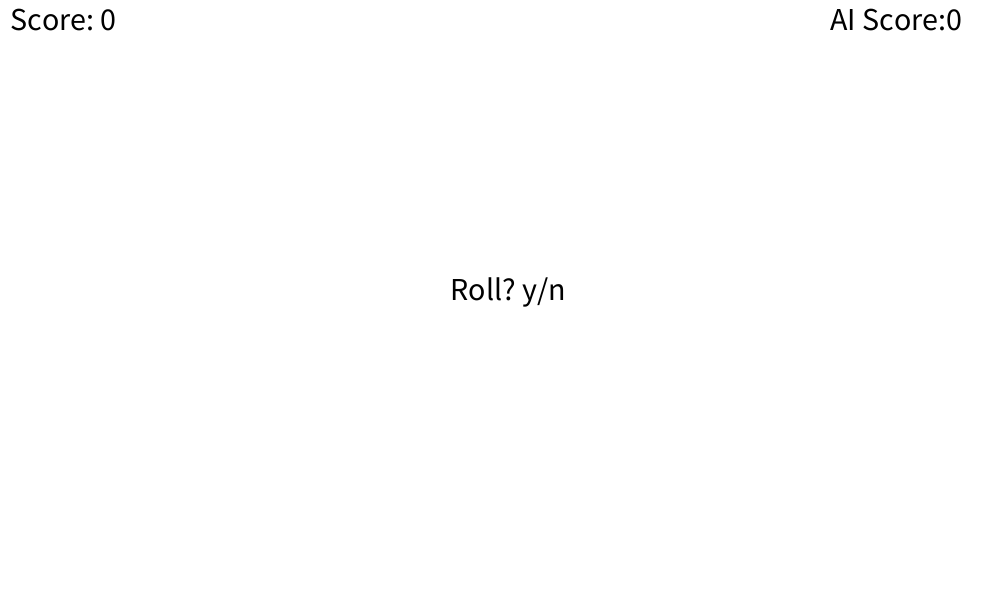
Frame 1 (no input)
Frame 60 (the mouse pressed at the canvas centre just before this capture): identical to frame 1, image omitted
Frame 120 (the mouse held since frame 60 and released just before this capture): identical to frame 1, image omitted

The Processing sketch that drew this single still picture (run headless with seeded random() and noise(); from frame 60 on, the mouse is pressed at the canvas centre):

// Processing sketch: DiceGame
// ── DiceGame.pde
int value = 0;
int randomValue;
int score = 0;
int AIscore = 0;
boolean AIturn = false;
int goal = 42;
void setup() {
  size(1000,600); 
}

void draw() {
background(255);
textSize(32);
fill(0);
text("Score: " + score, 10, 30);
text("AI Score:" + AIscore, width-170, 30);
text("Roll? y/n", (width/2)-50, height/2);

if (AIturn == true) {
    if (AIscore < (goal-6)) {
      background(255);
      randomValue = round(random(1,6));
      fill(0);
      text("AI rolled and got a " + randomValue, width/2-100, height/2);
      text("Score: " + score, 10, 30);
      text("AI Score:" + AIscore, width-170, 30);
      AIscore = AIscore+randomValue;
    }
    else {
      if(score>AIscore) {
        if(round(random(1,2)) == 1) {
          background(255);
          randomValue = round(random(1,6));
          text("AI rolled and got a " + randomValue, width/2-100, height/2);
          AIscore = AIscore+randomValue;
          fill(0);
          text("Score: " + score, 10, 30);
          text("AI Score:" + AIscore, width-170, 30);
          wait(2);
        }
        else {
          background(255);
          text("AI didn't roll", width/2-100, height/2);
          text("Score: " + score, 10, 30);
          text("AI Score:" + AIscore, width-170, 30);
          wait(2);
        }
      }
      else {
        background(255);
        text("AI didn't roll", width/2-100, height/2);
        text("Score: " + score, 10, 30);
        text("AI Score:" + AIscore, width-170, 30);
        wait(2);
      }
    }
    AIturn = false;
}

if (score==goal) {
 background(255);
 text("YOU WIN!", width-80, height/2);
 stop(); 
}

if (keyPressed) {
    if (key == 'y') {
      randomValue = round(random(1,6));
      score = score + randomValue;
      textSize(32);
      background(255);
      fill(0);
      text("You rolled a " + randomValue, width/2-100, height/2-70); 
      text("Score: " + score, 30, 30);
      text("AI Score: " + AIscore, width-170, 30);
      text("AI's turn",(width/2)-60, height/2);
      wait(2);
      AIturn = true;
    }
    if (key == 'n') {
      background(255);
      text("Score: " + score, 10, 30);
      text("AI Score: " + AIscore, width-170, 30);
      text("AI's turn",(width/2)-60, height/2);
      wait(2);
      AIturn = true;
    }
}
}

void keyPressed() {
  if (value == 0) {
    value = 255;
  } else {
    value = 0;
  }
}

void wait(int x) {
  int waitHelp1= millis();
  while(millis()< waitHelp1+(x*1000)) {
    x=x*123;
    x=x/123;
  }
}
